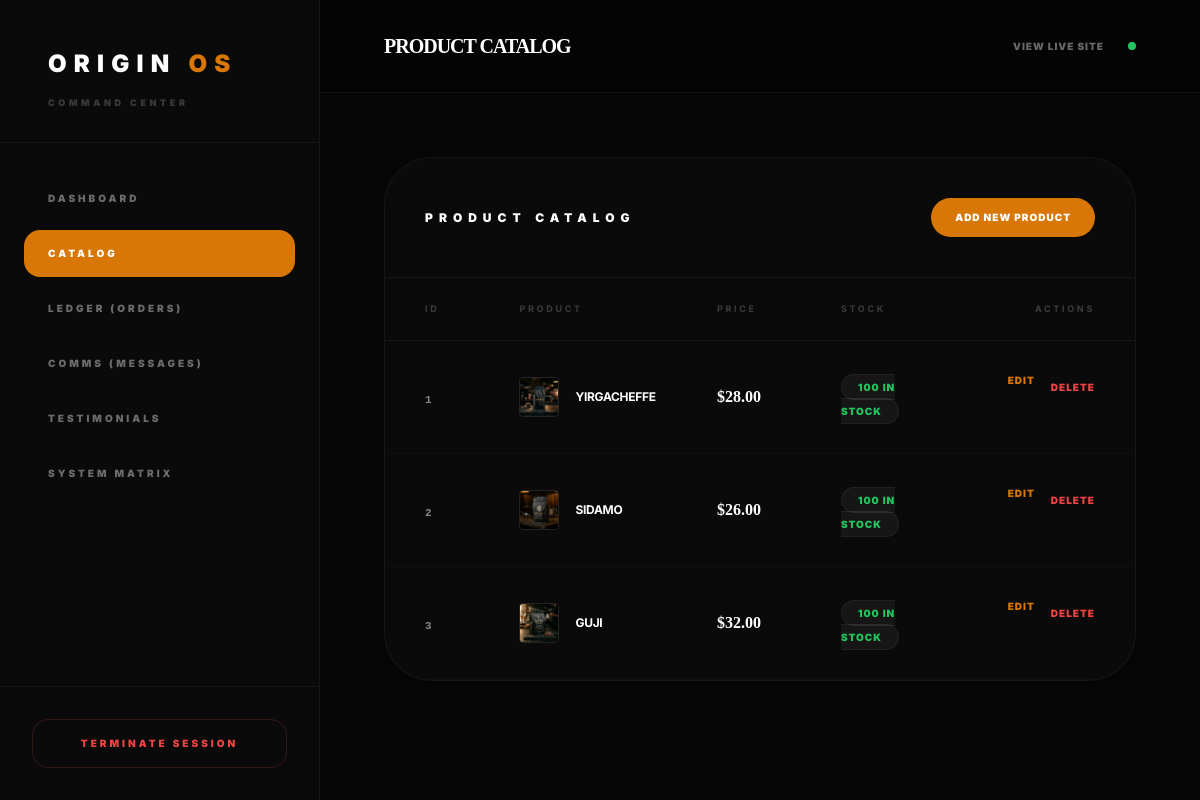
Screenshot of /admin/products.php (signed in) with the database file from the repository.
### tables this page shows
CREATE TABLE IF NOT EXISTS `products` (
  `id` int(11) NOT NULL AUTO_INCREMENT,
  `name` varchar(100) NOT NULL,
  `origin` varchar(100) NOT NULL DEFAULT 'Ethiopia',
  `type` enum('coffee','equipment','merch') NOT NULL DEFAULT 'coffee',
  `price` decimal(10,2) NOT NULL,
  `weight` varchar(50) NOT NULL DEFAULT '340g',
  `description` text NOT NULL,
  `image_url` varchar(255) NOT NULL DEFAULT 'assets/img/product_front.png',
  `stock_quantity` int(11) NOT NULL DEFAULT 0,
  `is_active` tinyint(1) NOT NULL DEFAULT 1,
  `created_at` timestamp NOT NULL DEFAULT CURRENT_TIMESTAMP,
  `updated_at` timestamp NOT NULL DEFAULT CURRENT_TIMESTAMP ON UPDATE CURRENT_TIMESTAMP,
  PRIMARY KEY (`id`)
);

### includes/db.php (called while the page is built, shortened)
<?php
class DB {
    private static $instance = null;
    private $pdo = null;
    private function __construct() {
        $dsn = "mysql:host=" . DB_HOST . ";dbname=" . DB_NAME . ";charset=" . DB_CHARSET;
        $options = [
            PDO::ATTR_ERRMODE            => PDO::ERRMODE_EXCEPTION,
            PDO::ATTR_DEFAULT_FETCH_MODE => PDO::FETCH_ASSOC,
            PDO::ATTR_EMULATE_PREPARES   => false,
        ];
        try {
            $this->pdo = new PDO($dsn, DB_USER, DB_PASS, $options);
        } catch (\PDOException $e) {
            $this->is_mock = true;
            $this->pdo = null;
        }
    }
    public static function getInstance() {
        if (self::$instance === null) {
            self::$instance = new self();
        }
        return self::$instance;
    }
    public function query($sql) {
        return $this->pdo->query($sql);
    }
}
?>

### admin/products.php (the view, shortened to what this page needs)
<?php
require_once __DIR__ . '/includes/header.php';
$db = DB::getInstance();
$products = $db->query("SELECT * FROM products ORDER BY id ASC")->fetchAll();
?>
<div class="bg-[#0a0a0a] border border-white/5 rounded-[3rem] overflow-hidden mb-12">
    <div class="p-10 border-b border-white/5 flex justify-between items-center">
        <h3 class="text-xs font-black uppercase tracking-[0.5em] text-white">Product Catalog</h3>
        <a href="product-edit.php" class="px-6 py-3 bg-amber-600 hover:bg-amber-500 text-white text-[10px] font-black uppercase tracking-widest rounded-full transition-colors">Add New Product</a>
    </div>
    <div class="overflow-x-auto no-scrollbar">
        <table class="w-full text-left">
            <thead>
                <tr class="text-[9px] font-black uppercase tracking-[0.3em] text-white/20 border-b border-white/5">
                    <th class="px-10 py-6">ID</th>
                    <th class="px-10 py-6">Product</th>
                    <th class="px-10 py-6">Price</th>
                    <th class="px-10 py-6">Stock</th>
                    <th class="px-10 py-6 text-right">Actions</th>
                </tr>
            </thead>
            <tbody>
                <?php foreach ($products as $product): ?>
                <tr class="hover:bg-white/[0.01] transition-colors group border-b border-white/[0.02]">
                    <td class="px-10 py-8">
                        <span class="text-[11px] font-bold font-mono tracking-tighter text-white/50"><?php echo $product['id']; ?></span>
                    </td>
                    <td class="px-10 py-8">
                        <div class="flex items-center gap-4">
                            <?php if ($product['image_url']): ?>
                                <img src="../<?php echo htmlspecialchars($product['image_url']); ?>" alt="" class="w-10 h-10 rounded object-cover border border-white/10">
                            <?php endif; ?>
                            <span class="text-xs font-bold uppercase tracking-tight text-white"><?php echo htmlspecialchars($product['name']); ?></span>
                        </div>
                    </td>
                    <td class="px-10 py-8 font-serif font-bold text-white">
                        $<?php echo number_format($product['price'], 2); ?>
                    </td>
                    <td class="px-10 py-8">
                        <span class="px-4 py-1.5 rounded-full text-[10px] font-black uppercase tracking-widest bg-white/5 <?php echo $product['stock_quantity'] > 0 ? 'text-green-500' : 'text-red-500'; ?> border border-white/5">
                            <?php echo $product['stock_quantity']; ?> in stock
                        </span>
                    </td>
                    <td class="px-10 py-8 text-right flex justify-end gap-4">
                        <a href="product-edit.php?id=<?php echo $product['id']; ?>" class="text-[10px] font-black uppercase tracking-widest text-amber-600 hover:text-amber-500 transition-colors">Edit</a>
                        <form action="products.php" method="POST" onsubmit="return confirm('Are you sure you want to delete this product?');" class="inline">
                            <button type="submit" class="text-[10px] font-black uppercase tracking-widest text-red-500 hover:text-red-400 transition-colors">Delete</button>
                        </form>
                    </td>
                </tr>
                <?php endforeach; ?>
            </tbody>
        </table>
    </div>
</div>
</main></div></body></html>

### admin/includes/header.php (style rules this page uses)
body { font-family: 'Inter', sans-serif; }
.no-scrollbar { -ms-overflow-style: none; scrollbar-width: none; }

### rows the page displays
products: id "1", image_url (picture), name "YIRGACHEFFE", price "28.00", stock_quantity "100"
products: id "2", image_url (picture), name "SIDAMO", price "26.00", stock_quantity "100"
products: id "3", image_url (picture), name "GUJI", price "32.00", stock_quantity "100"

### other values shown
$pageTitle "PRODUCT CATALOG"
